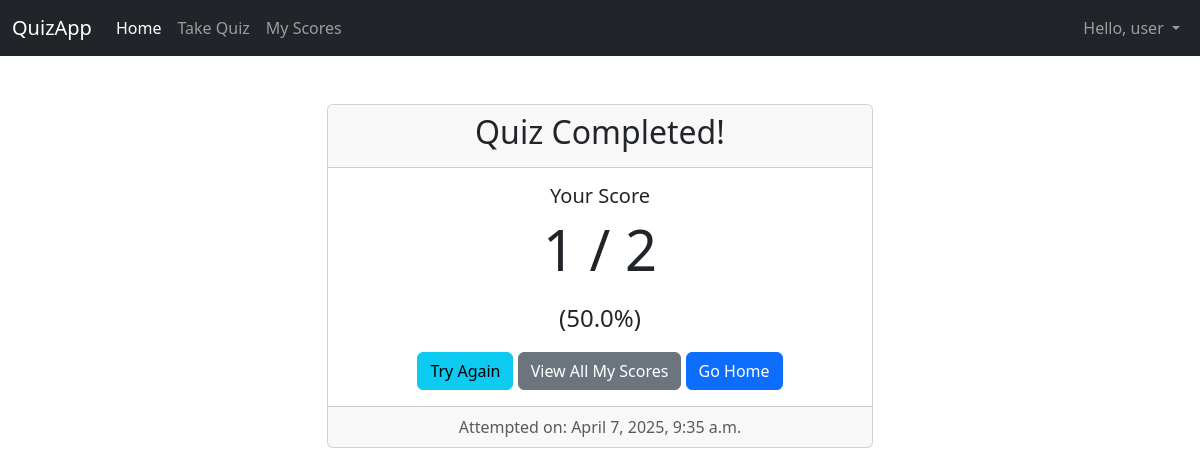
The page /result/4/ (signed in) on the database its author committed.
### quizapp/models.py (models this page shows, shortened)
class Result(models.Model):
    user = models.ForeignKey(User, on_delete=models.CASCADE, null=True, blank=True)  # Make user optional
    score = models.IntegerField()
    total_questions = models.IntegerField()
    timestamp = models.DateTimeField(auto_now_add=True)
    def percentage(self):
        if self.total_questions > 0:
            return round((self.score / self.total_questions) * 100, 2)
        return 0

### quizapp/views.py (the view)
# urls.py: path('result/<int:result_id>/', views.result_view, name='result'),
@login_required
def result_view(request, result_id):
    result = get_object_or_404(Result, id=result_id, user=request.user)
    return render(request, 'result.html', {'result': result})

### quizapp/templates/result.html (shortened to what this page needs)
{% extends "base.html" %}
{% block content %}
<div class="row justify-content-center">
    <div class="col-md-6">
        <div class="card text-center">
             <div class="card-header">
                <h2>Quiz Completed!</h2>
             </div>
             <div class="card-body">
                <h5 class="card-title">Your Score</h5>
                <p class="display-4">{{ result.score }} / {{ result.total_questions }}</p>
                <p class="fs-4">({{ result.percentage }}%)</p>
                <a href="{% url 'quiz' %}" class="btn btn-info">Try Again</a>
                <a href="{% url 'view_scores' %}" class="btn btn-secondary">View All My Scores</a>
                <a href="{% url 'home' %}" class="btn btn-primary">Go Home</a>
             </div>
             <div class="card-footer text-muted">
                 Attempted on: {{ result.timestamp|date:"F j, Y, P" }}
             </div>
        </div>
    </div>
</div>
{% endblock %}

### quizapp/templates/base.html (shortened to what this page needs)
<!doctype html>
<html lang="en">
<head>
    <link href="https://cdn.jsdelivr.net/npm/bootstrap@5.3.2/dist/css/bootstrap.min.css" rel="stylesheet">
</head>
<body>
    <nav class="navbar navbar-expand-md navbar-dark bg-dark fixed-top">
        <div class="container-fluid">
            <a class="navbar-brand" href="{% url 'home' %}">QuizApp</a>
            <div class="collapse navbar-collapse" id="navbarCollapse">
                <ul class="navbar-nav me-auto mb-2 mb-md-0">
                    <li class="nav-item">
                        <a class="nav-link active" aria-current="page" href="{% url 'home' %}">Home</a>
                    </li>
                    {% if user.is_authenticated %}
                        <li class="nav-item">
                            <a class="nav-link" href="{% url 'quiz' %}">Take Quiz</a>
                        </li>
                         <li class="nav-item">
                            <a class="nav-link" href="{% url 'view_scores' %}">My Scores</a>
                        </li>
                    {% endif %}
                </ul>
                <ul class="navbar-nav ms-auto mb-2 mb-lg-0">
                     {% if user.is_authenticated %}
                         <li class="nav-item dropdown">
                            <a class="nav-link dropdown-toggle" href="#" role="button" data-bs-toggle="dropdown" aria-expanded="false">
                                Hello, {{ user.username }}
                            </a>
                        </li>
                     {% endif %}
                </ul>
            </div>
        </div>
    </nav>
    <main class="container mt-4">
        {% block content %}
        {% endblock %}
    </main>
</body>
</html>

### quizapp/templates/base.html (style rules this page uses)
body { padding-top: 5rem; }

### rows shown on the page
Result: score "1", total_questions "2", percentage "50.0", timestamp "April 7, 2025, 9:35 a.m."

### other values the page prints
{{ user.username }} "user"
